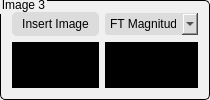
            <widget class="QGroupBox" name="groupBox_7">
             <property name="styleSheet">
              <string notr="true">QGroupBox {
    background-color: rgb(240, 240, 240); /* Light background color */
    border: 1.2px solid rgb(0, 0, 0); /* Black border color */
    border-style: outset;
    border-radius: 5px; /* Adjusted border-radius for more pointed corners */
}

QGroupBox::title {
    subcontrol-origin: margin;
    subcontrol-position: top left;
    padding: -5px 0px 0px 0px;
    color: rgb(0, 0, 0); /* Blue text color */
}
</string>
             </property>
             <property name="title">
              <string>Image 3</string>
             </property>
             <layout class="QGridLayout" name="gridLayout_8">
              <item row="0" column="1">
               <widget class="QComboBox" name="image3_component_comboBox">
                <property name="minimumSize">
                 <size>
                  <width>0</width>
                  <height>22</height>
                 </size>
                </property>
                <property name="styleSheet">
                 <string notr="true">QComboBox {
    border-radius: 3px;
    background: rgb(220, 220, 220); /* Light grey background color */
}



QComboBox QAbstractItemView {
    selection-background-color: rgb(180, 180, 180); /* Lighter grey background for selected item */
    background-color: rgb(220, 220, 220); /* Light grey background color for dropdown */
    color: rgb(0, 0, 0); /* Black text color for items */
}
</string>
                </property>
                <item>
                 <property name="text">
                  <string>FT Magnitude</string>
                 </property>
                </item>
                <item>
                 <property name="text">
                  <string>FT Phase</string>
                 </property>
                </item>
                <item>
                 <property name="text">
                  <string>FT Real</string>
                 </property>
                </item>
                <item>
                 <property name="text">
                  <string>FT Imaginary</string>
                 </property>
                </item>
               </widget>
              </item>
              <item row="0" column="0">
               <widget class="QPushButton" name="insert_image3_button">
                <property name="styleSheet">
                 <string notr="true">QPushButton {
    border-radius: 5px;
    border-style: outset;
    background: rgb(220, 220, 220); /* Light grey background color */
    color: rgb(0, 0, 0); /* Black text color */
    padding: 5px 10px; /* Adjust padding as needed */
}

QPushButton:hover {
    background: rgb(180, 180, 180); /* Darker grey on hover */
}
</string>
                </property>
                <property name="text">
                 <string>Insert Image</string>
                </property>
                <property name="icon">
                 <iconset>
                  <normaloff>:/icons/Open-256.png</normaloff>:/icons/Open-256.png</iconset>
                </property>
               </widget>
              </item>
              <item row="1" column="1">
               <widget class="QLabel" name="image3_component_widget">
                <property name="sizePolicy">
                 <sizepolicy hsizetype="Ignored" vsizetype="Ignored">
                  <horstretch>0</horstretch>
                  <verstretch>0</verstretch>
                 </sizepolicy>
                </property>
                <property name="styleSheet">
                 <string notr="true">background-color: rgb(0, 0, 0);</string>
                </property>
                <property name="pixmap">
                 <pixmap>placeholder.png</pixmap>
                </property>
                <property name="scaledContents">
                 <bool>true</bool>
                </property>
               </widget>
              </item>
              <item row="1" column="0">
               <widget class="QLabel" name="image3_widget">
                <property name="sizePolicy">
                 <sizepolicy hsizetype="Ignored" vsizetype="Ignored">
                  <horstretch>0</horstretch>
                  <verstretch>0</verstretch>
                 </sizepolicy>
                </property>
                <property name="styleSheet">
                 <string notr="true">background-color: rgb(0, 0, 0);</string>
                </property>
                <property name="pixmap">
                 <pixmap>placeholder.png</pixmap>
                </property>
                <property name="scaledContents">
                 <bool>true</bool>
                </property>
               </widget>
              </item>
             </layout>
            </widget>
